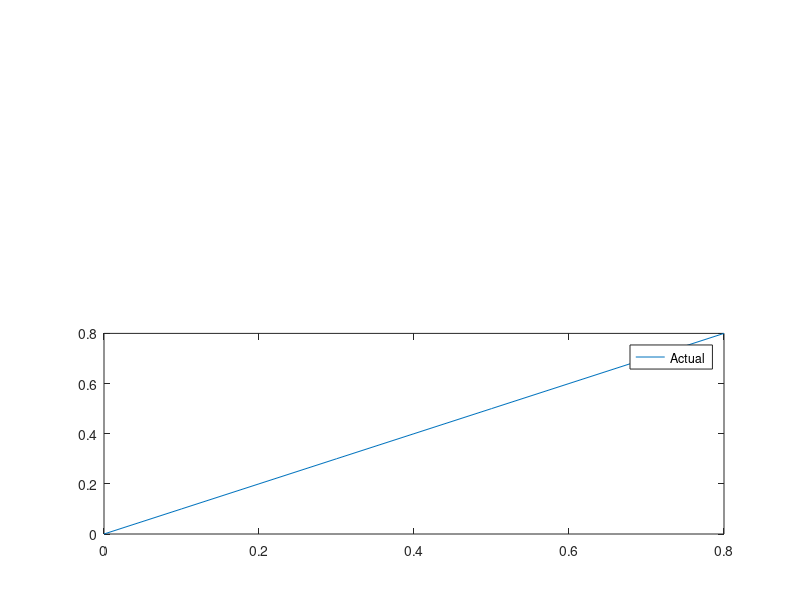

The MATLAB script that drew this image: (Note: this script raises an error after producing the figure.)
clear
clc
clf

%---Learning Rate---
fprintf('Learning Rate');
alpha = 0.1;  % 0.1
lambda = 0.00;
earlyStopCount = 0;
prev_eSq_v = 10;

%****Load the Input File******
load ./train_weed.txt
redData = train_weed(:,2);
nir1Data = [train_weed(:,3) ./ redData]';  
nir2Data = [train_weed(:,4) ./ redData]';
nir3Data = [train_weed(:,5) ./ redData]';
pg = [nir1Data; nir2Data; nir3Data];
targetData = train_weed(:,7);

%*******Validate Data*******
load ./validate_weed.txt
redData_v = validate_weed(:,2);
nir1Data_v = [validate_weed(:,3) ./ redData_v]';  
nir2Data_v = [validate_weed(:,4) ./ redData_v]';
nir3Data_v = [validate_weed(:,5) ./ redData_v]';
targetData_v = validate_weed(:,7);
pValidate = [nir1Data_v; nir2Data_v; nir3Data_v];

%*******Test Data*******
load ./test_weed.txt
redData_t = test_weed(:,2);
nir1Data_t = [test_weed(:,3) ./ redData_t]';  
nir2Data_t = [test_weed(:,4) ./ redData_t]';
nir3Data_t = [test_weed(:,5) ./ redData_t]';
targetData_t = test_weed(:,7);
pTest = [nir1Data_t; nir2Data_t; nir3Data_t];

%---Plot the Original Function----
pa = 1 : length(targetData_t);
actLine = 0:0.1:0.8; 
subplot(2,1,2), plot(actLine, actLine); legend('Actual');
hold on

%-----Randomized First Layer Weights & Bias-------
fprintf('Initial Weights and Biases');
%****3-8-1******
W1 = [ -0.5+rand -0.5+rand -0.5+rand -0.5+rand -0.5+rand -0.5+rand -0.5+rand -0.5+rand;  
       -0.5+rand -0.5+rand -0.5+rand -0.5+rand -0.5+rand -0.5+rand -0.5+rand -0.5+rand; 
       -0.5+rand -0.5+rand -0.5+rand -0.5+rand -0.5+rand -0.5+rand -0.5+rand -0.5+rand]';
b1 = [-0.5+rand -0.5+rand -0.5+rand -0.5+rand -0.5+rand -0.5+rand -0.5+rand -0.5+rand]';  
W2 = [-0.5+rand -0.5+rand -0.5+rand -0.5+rand -0.5+rand -0.5+rand -0.5+rand -0.5+rand];
%-----Randomized Second Layer Bias------
b2 = [-0.5+rand];

if (lambda == 0) % Save the Weights and Bias on SBP
    W1_initial = W1;
    b1_initial = b1;
    W2_initial = W2;
    b2_initial = b2;
else % Reuse the Weights and Bias on MBP
    W1 = W1_initial;
    b1 = b1_initial;
    W2 = W2_initial;
    b2 = b2_initial;
end

%-----RandPermutation of Input Training Set-------
j = randperm(length(targetData)); 
j_v = randperm(length(targetData_v)); 
j_t = randperm(length(targetData_t)); 

%--Set Max. Iterations---
maxIter = 2000;
tic
for train = 1 : maxIter + 1   
    eSq = 0; eSq_v = 0; eSq_t = 0;
    % **** Mean Square Error ****
    % if (train <= maxIter)
    for p = 1 : length(targetData)
        n1 = W1 * pg(:, p) + b1;
        a1 = logsig(n1); 
        a2 = poslin(W2 * a1 + b2); 
        e = targetData(p) - a2;
        eSq = eSq + (e^2);
    end
    eSq = eSq / length(targetData);

    %*******Validate Error**********
    for p = 1 : length(targetData_v)
        n1 = W1 * pValidate(:, p) + b1;
        a1 = logsig(n1); 
        a2 = poslin(W2 * a1 + b2); 
        e = targetData_v(p) - a2;
        eSq_v = eSq_v + (e^2);
    end
    eSq_v = eSq_v / length(targetData_v);
    
    %********Use Validate Error for Early Stopping********
    if (train > 200)
        earlyStopCount = earlyStopCount + 1;
        if (earlyStopCount == 50)
            if ((prev_eSq_v - eSq_v) < 0)
                W2 = W2_25;
                b2 = b2_25;
                W1 = W1_25;
                b1 = b1_25;
                break;
            end
            prev_eSq_v = eSq_v; % Store previous validation error
            earlyStopCount = 0; % Reset Early Stopping
            %----Save the weights and biases-------
            disp('Saving');
            eSq
            W2_25 = W2;
            b2_25 = b2;
            W1_25 = W1;
            b1_25 = b1;
        end
    else
        % ----Initialize the Weights----
        if (train == 200)
            W2_25 = W2;
            b2_25 = b2;
            W1_25 = W1;
            b1_25 = b1;
        end
        prev_eSq_v = eSq_v; % Store previous validation error
    end
    
    %*******Test Error**********
    for p = 1 : length(targetData_t)
        n1 = W1 * pTest(:, p) + b1;
        a1 = logsig(n1); 
        a2 = poslin(W2 * a1 + b2); 
        e = targetData_t(p) - a2;
        eSq_t = eSq_t + (e^2);
    end
    eSq_t = eSq_t / length(targetData_t);
    
    if (train == 1 || mod(train, 100) == 0)
        fprintf('Weights and Biases at Iter = %d\n', train);
        fprintf('W1');
        disp(W1)
        fprintf('b1');
        disp(b1)
        fprintf('W2');
        disp(W2)
        fprintf('b2');
        disp(b2)
        fprintf('Mean Error Square at Iter = %d', train);
        eSq
        eSq_v
        eSq_t
    end
    subplot(2,1,1),
    xlabel('No. of Iterations');
    ylabel('Mean Square Error');
    title('Convergence Characteristics ');
    loglog(train, eSq, '*r'); hold on
    loglog(train, eSq_v, '*g'); hold on
    loglog(train, eSq_t, '*c'); hold on
    legend('Training Error', 'Validation Error', 'Testing Error');
    
    %************Train Data**********************
    %  Update only when the error is decreasing
    %  if (earlyStopCount == 0)
    for p = 1 : length(targetData)
        %----Output of the 1st Layer-----------
        n1 = W1 * pg(:, j(p)) + b1;
        a1 = logsig(n1); 
        %-----Output of the 2nd Layer----------
        n2 = W2 * a1 + b2;
        a2 = poslin(n2);
        %a2 = logsig(n2);
        %-----Error-----
        t = targetData(j(p));
        e = t - a2;
        %******CALCULATE THE SENSITIVITIES************
        %-----Derivative of logsig function----
        f1 = diag((1 - a1) .* a1);
        %-----Derivative of purelin function---
        f2 = 1;
        %f2 = diag((1 - a2) .* a2);
        %------Last Layer (2nd) Sensitivity----
        S2 = -2 * f2 * e;
        S2mbp = (t - n2);
        %------First Layer Sensitivity---------
        S1 = f1 * (W2' * S2);
        S1mbp = f1 * (W2' * S2mbp);
        
        %******UPDATE THE WEIGHTS**********************
        %-----Second Layer Weights & Bias------
        W2 = W2 - (alpha * S2 * (a1)') - (alpha * lambda * S2mbp * (a1)');
                    b2 = b2 - alpha * S2 - (alpha * lambda * S2mbp);
                    %-----First Layer Weights & Bias-------
                    W1 = W1 - alpha * S1*(pg(:,j(p)))' - (alpha * lambda * S1mbp *(pg(:,j(p)))');
                    b1 = b1 - alpha * S1 - (alpha * lambda * S1mbp );
               % end
              end
          %end 
          % End of 21 Input Training Sets
           % ********** Function Apporx. *****************
          if (train == 1 || mod (train, 100) == 0 || train == maxIter )
               disp('Trained');
               subplot(2,1,2), 
               xlabel('Actual Fraction of Weeds in 3 sq feet of grass area');
               ylabel('Estimated Fraction of Weeds in 3 sq feet of grass area');
               title('Correlation of Estimated Value with respect to the Actual Function using Standard Backpropagation');
               legend('Estimated');
            for p = 1 : length(targetData_t)
               n1 = W1*pTest(:,p)+ b1 ;       % Test Data
               a1 = logsig(n1)  ; 
               a2(p) =   (poslin( W2 * a1  + b2 )); 
            end %end for
            %scatter(targetData_t, a2); hold on;
          end 
    end
    toc
    %-------End of Iterations------------
    %***Plot of Final Function******
     subplot(2,1,2),
     for p = 1 : length(targetData_t)
               n1 = W1*pTest(:,p)+ b1 ;  % Test Data
               a1 = logsig(n1)  ; 
               a2(p) =   (poslin( W2 * a1  + b2 )); 
     end %end for
      scatter(targetData_t,a2);
      legend('Actual ','Estimate','Location','NorthWest');
     % legend( 'Actual','Location','NorthWest');
    %  legend( 'Estimated Value','Location','NorthWest');
      hold on;
   % End of Training Iterations
    fprintf( 'No. of Iterations = %d\n',train);
   % fprintf('W1');
   % (W1)
  %  fprintf('b1')
    % b1
   % fprintf('W2')
    % W2
  %  fprintf('b2')
   %  b2
    fprintf( 'Final Mean Squared Error at Iter = %d',train);
     eSq

%******************* End of Weed Detection Program ***************

    